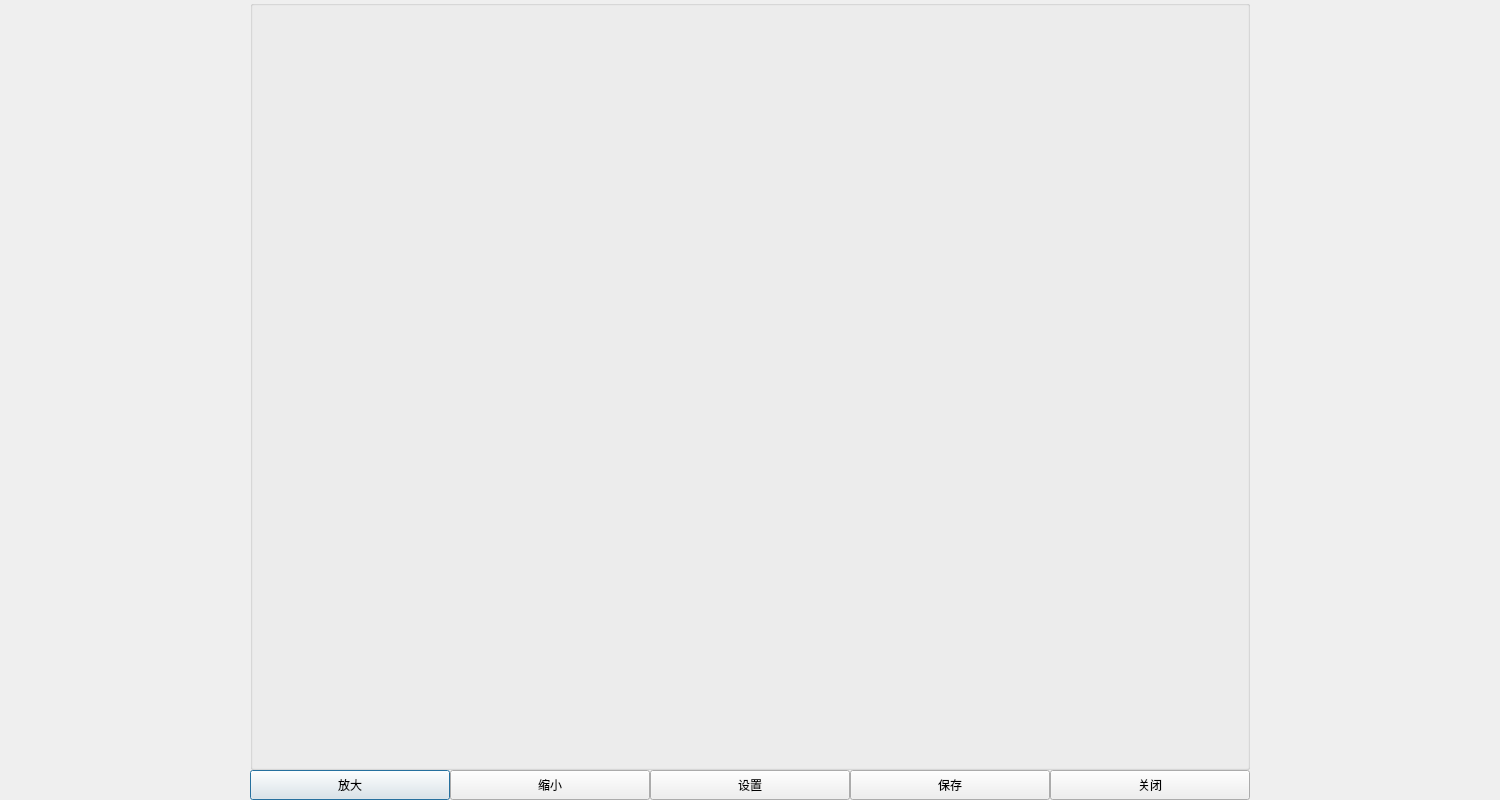
<?xml version="1.0" encoding="UTF-8"?>
<ui version="4.0">
 <class>DrawKillTreeWgt</class>
 <widget class="QDialog" name="DrawKillTreeWgt">
  <property name="geometry">
   <rect>
    <x>0</x>
    <y>0</y>
    <width>1500</width>
    <height>800</height>
   </rect>
  </property>
  <property name="windowTitle">
   <string>Dialog</string>
  </property>
  <layout class="QGridLayout" name="gridLayout_2">
   <property name="margin">
    <number>0</number>
   </property>
   <property name="spacing">
    <number>0</number>
   </property>
   <item row="0" column="0">
    <layout class="QGridLayout" name="gridLayout">
     <item row="0" column="0">
      <widget class="QGroupBox" name="groupBox">
       <property name="title">
        <string/>
       </property>
      </widget>
     </item>
     <item row="1" column="0">
      <layout class="QHBoxLayout" name="horizontalLayout">
       <property name="spacing">
        <number>0</number>
       </property>
       <item>
        <widget class="QPushButton" name="ZoomIn_BTN">
         <property name="minimumSize">
          <size>
           <width>100</width>
           <height>23</height>
          </size>
         </property>
         <property name="maximumSize">
          <size>
           <width>200</width>
           <height>30</height>
          </size>
         </property>
         <property name="text">
          <string>放大</string>
         </property>
        </widget>
       </item>
       <item>
        <widget class="QPushButton" name="ZoomOut_BTN">
         <property name="minimumSize">
          <size>
           <width>100</width>
           <height>23</height>
          </size>
         </property>
         <property name="maximumSize">
          <size>
           <width>200</width>
           <height>30</height>
          </size>
         </property>
         <property name="text">
          <string>缩小</string>
         </property>
        </widget>
       </item>
       <item>
        <widget class="QPushButton" name="Set_BTN">
         <property name="minimumSize">
          <size>
           <width>100</width>
           <height>23</height>
          </size>
         </property>
         <property name="maximumSize">
          <size>
           <width>200</width>
           <height>30</height>
          </size>
         </property>
         <property name="text">
          <string>设置</string>
         </property>
        </widget>
       </item>
       <item>
        <widget class="QPushButton" name="Save_BTN">
         <property name="minimumSize">
          <size>
           <width>100</width>
           <height>23</height>
          </size>
         </property>
         <property name="maximumSize">
          <size>
           <width>200</width>
           <height>30</height>
          </size>
         </property>
         <property name="text">
          <string>保存</string>
         </property>
        </widget>
       </item>
       <item>
        <widget class="QPushButton" name="Close_BTN">
         <property name="minimumSize">
          <size>
           <width>100</width>
           <height>23</height>
          </size>
         </property>
         <property name="maximumSize">
          <size>
           <width>200</width>
           <height>30</height>
          </size>
         </property>
         <property name="text">
          <string>关闭</string>
         </property>
        </widget>
       </item>
      </layout>
     </item>
    </layout>
   </item>
  </layout>
 </widget>
 <resources/>
 <connections/>
</ui>
